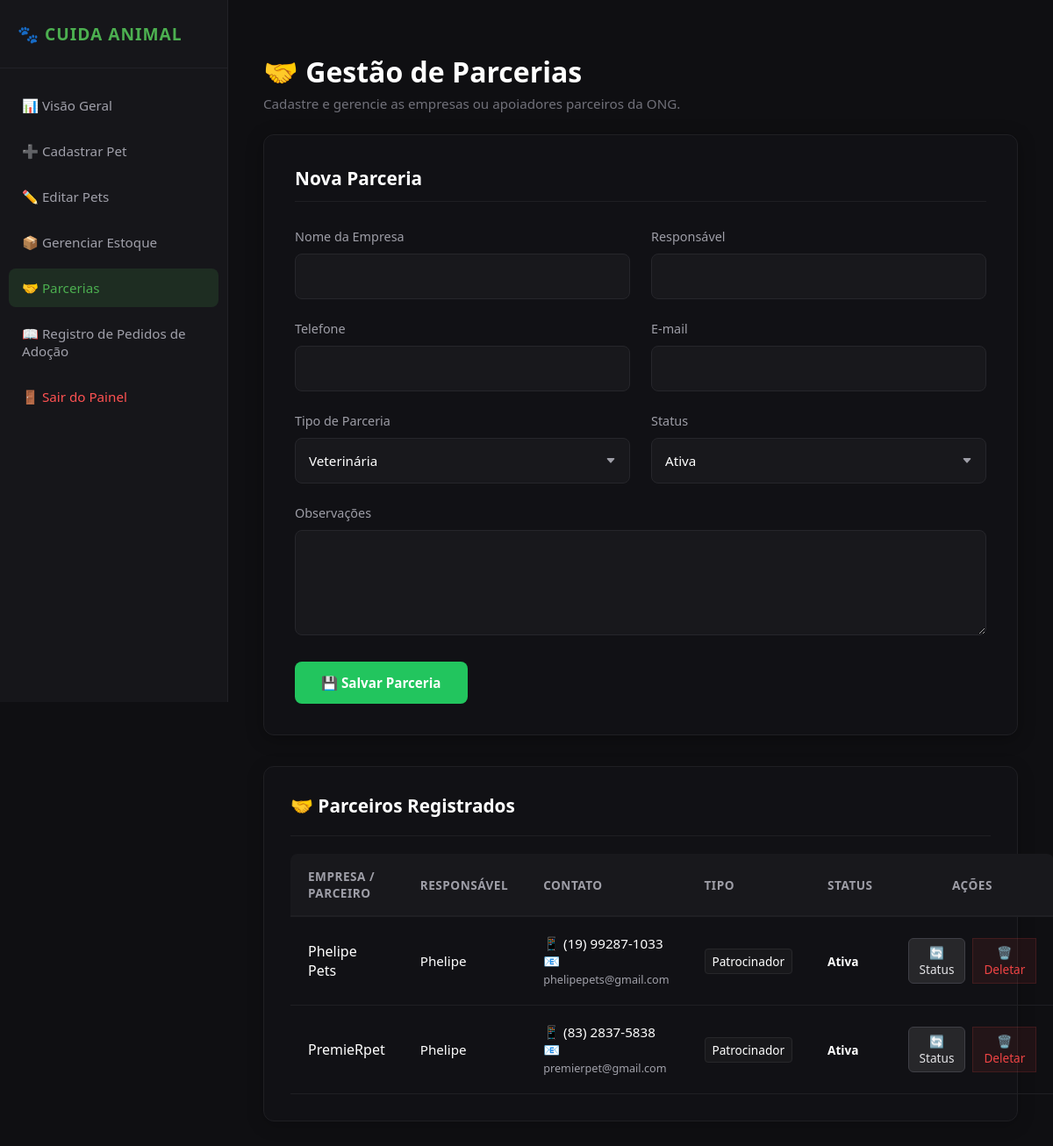
The page /parcerias-novo.php (signed in) on the database its author committed.
### tables this page shows
CREATE TABLE IF NOT EXISTS `tb_parcerias` (
  `id` int(11) NOT NULL AUTO_INCREMENT,
  `nome_empresa` varchar(150) NOT NULL,
  `responsavel` varchar(100) NOT NULL,
  `telefone` varchar(20) DEFAULT NULL,
  `email` varchar(150) DEFAULT NULL,
  `tipo_parceria` varchar(50) DEFAULT NULL,
  `observacoes` text DEFAULT NULL,
  `status_parceria` varchar(20) DEFAULT 'Ativa',
  `data_cadastro` datetime DEFAULT current_timestamp(),
  PRIMARY KEY (`id`)
);

### parcerias-novo.php (the view, shortened to what this page needs)
<?php
require_once 'backend/conexao.php';
try {
    $sql = "SELECT * FROM tb_parcerias ORDER BY id DESC";
    $stmt = $conexao->prepare($sql);
    $stmt->execute();
    $parcerias = $stmt->fetchAll(PDO::FETCH_ASSOC);
} catch (PDOException $erro) {
    error_log($erro->getMessage());
    $parcerias = [];
}
?>
<!DOCTYPE html>
<html lang="pt-BR">
<head>
    <link rel="stylesheet" href="assets/CSS/styale.css">
    <link rel="stylesheet" href="assets/CSS/estoque-lista.css">
    <link rel="stylesheet" href="assets/CSS/parcerias.css">
</head>
<body>
    <aside class="sidebar">
        <div class="sidebar-brand">🐾 Cuida Animal</div>
        <ul class="sidebar-menu">
            <li><a href="index.php">📊 Visão Geral</a></li>
            <li><a href="cadastrar.php">➕ Cadastrar Pet</a></li>
            <li><a href="editar.php">✏️ Editar Pets</a></li>
            <li><a href="gerenciar-estoque.php">📦 Gerenciar Estoque</a></li>
            <li><a href="parcerias-novo.php" class="active">🤝 Parcerias</a></li>
             <li><a href="registro-pedidos.php">📖 Registro de Pedidos de Adoção</a></li>
            <li><a href="sair.php" class="logout">🚪 Sair do Painel</a></li>
        </ul>
    </aside>
    <main class="main-content">
        <div class="header-dash">
            <h1>🤝 Gestão de Parcerias</h1>
            <p>Cadastre e gerencie as empresas ou apoiadores parceiros da ONG.</p>
        </div>
        <div class="parcerias-container">
            <h2>Nova Parceria</h2>
            <form action="backend/salvar-parcerias.php" method="POST">
                <div class="form-grid">
                    <div class="form-group">
                        <label>Nome da Empresa</label>
                        <input type="text" name="nome_empresa" required>
                    </div>
                    <div class="form-group">
                        <label>Responsável</label>
                        <input type="text" name="responsavel" required>
                    </div>
                    <div class="form-group">
                        <label>Telefone</label>
                        <input type="text" name="telefone">
                    </div>
                    <div class="form-group">
                        <label>E-mail</label>
                        <input type="email" name="email">
                    </div>
                    <div class="form-group">
                        <label>Tipo de Parceria</label>
                        <select name="tipo_parceria" required>
                            <option value="Veterinária">Veterinária</option>
                        </select>
                    </div>
                    <div class="form-group">
                        <label>Status</label>
                        <select name="status_parceria" required>
                            <option value="Ativa">Ativa</option>
                        </select>
                    </div>
                    <div class="form-group full-width">
                        <label>Observações</label>
                        <textarea name="observacoes"></textarea>
                    </div>
                </div>
                <div style="margin-top: 20px; display: flex; gap: 15px;">
                    <button type="submit" class="btn-salvar">
                        💾 Salvar Parceria
                    </button>
                </div>
            </form>
        </div>
        <div class="section-card" style="margin-top: 35px;">
            <div class="card-header-estoque" style="margin-bottom: 20px;">
                <h2>🤝 Parceiros Registrados</h2>
            </div>
            <table class="table-custom">
                <thead>
                    <tr>
                        <th>Empresa / Parceiro</th>
                        <th>Responsável</th>
                        <th>Contato</th>
                        <th>Tipo</th>
                        <th>Status</th>
                        <th style="text-align: center;">Ações</th>
                    </tr>
                </thead>
                <tbody>
                    <?php if (count($parcerias) > 0): ?>
                        <?php foreach ($parcerias as $p): ?>
                            <?php
                                $classe_status = 'status-ok';
                            ?>
                            <tr>
                                <td><strong><?php echo htmlspecialchars($p['nome_empresa']); ?></strong></td>
                                <td><?php echo htmlspecialchars($p['responsavel']); ?></td>
                                <td>
                                    📱 <?php echo htmlspecialchars($p['telefone']); ?><br>
                                    📧 <small style="color: #a1a1aa;"><?php echo htmlspecialchars($p['email']); ?></small>
                                </td>
                                <td>
                                    <span style="background: #18181b; padding: 4px 8px; border-radius: 4px; font-size: 0.85rem; border: 1px solid #27272a;">
                                        <?php echo htmlspecialchars($p['tipo_parceria']); ?>
                                    </span>
                                </td>
                                <td>
                                    <span class="status-badge <?php echo $classe_status; ?>">
                                        <?php echo htmlspecialchars($p['status_parceria']); ?>
                                    </span>
                                </td>
                                <td style="text-align: center;">
                                    <div style="display: flex; gap: 8px; justify-content: center; align-items: center;">
                                        <a href="backend/status-parceria.php?id=<?php echo $p['id']; ?>&atual=<?php echo $p['status_parceria']; ?>" class="btn-status-toggle" title="Mudar Status">🔄 Status</a>
                                        <a href="backend/deletar-parceria.php?id=<?php echo $p['id']; ?>" class="btn-delete" style="padding: 6px 12px; font-size: 0.85rem; text-decoration: none;" onclick="return confirm('Deseja realmente excluir esta parceria permanentemente?');">🗑️ Deletar</a>
                                    </div>
                                </td>
                            </tr>
                        <?php endforeach; ?>
                    <?php else: ?>
                        <tr>
                            <td colspan="6" style="text-align: center; color: #71717a; padding: 40px;">Nenhum parceiro cadastrado até o momento.</td>
                        </tr>
                    <?php endif; ?>
                </tbody>
            </table>
        </div>
    </main>
</body>
</html>

### assets/CSS/styale.css (style rules this page uses)
* { margin: 0; padding: 0; box-sizing: border-box; font-family: 'Segoe UI', Tahoma, Geneva, Verdana, sans-serif; }
body { background-color: #0f0f12; color: #f5f5f7; display: flex; min-height: 100vh; }
.sidebar { width: 260px; background-color: #16161a; border-right: 1px solid #222227; display: flex; flex-direction: column; position: fixed; height: 100vh; left: 0; top: 0; }
.sidebar-brand { padding: 25px 20px; font-size: 1.2rem; font-weight: bold; color: #4caf50; text-transform: uppercase; letter-spacing: 1px; border-bottom: 1px solid #222227; }
.sidebar-menu { list-style: none; padding: 20px 10px; display: flex; flex-direction: column; gap: 8px; }
.sidebar-menu a { color: #a0a0aa; text-decoration: none; display: flex; align-items: center; padding: 12px 15px; border-radius: 8px; font-size: 0.95rem; font-weight: 500; transition: all 0.3s ease; }
.sidebar-menu a:hover, .sidebar-menu a.active { background-color: rgba(76, 175, 80, 0.15); color: #4caf50; }
.sidebar-menu a.logout { margin-top: auto; color: #ff5252; }
.main-content { margin-left: 260px; flex: 1; padding: 40px; box-sizing: border-box; width: calc(100% - 260px); }
.header-dash, .metrics-grid, .section-card, .form-edit-container, .parcerias-container { width: 100%; max-width: 1200px; margin-left: auto !important; margin-right: auto !important; }
.header-dash { margin-bottom: 35px; }
.header-dash h1 { font-size: 2rem; font-weight: 600; color: #ffffff; }
.header-dash p { color: #71717a; font-size: 0.95rem; margin-top: 5px; }
.section-card { background-color: #16161a; border: 1px solid #222227; border-radius: 12px; padding: 25px; margin-bottom: 30px; }
.section-card h2 { font-size: 1.25rem; font-weight: 600; margin-bottom: 20px; color: #ffffff; display: flex; justify-content: space-between; align-items: center; }

### assets/CSS/estoque-lista.css (style rules this page uses)
.section-card { background-color: #111115; border: 1px solid #1f1f23; border-radius: 12px; padding: 30px; margin-top: 25px; box-shadow: 0 4px 20px rgba(0, 0, 0, 0.2); width: 100%; max-width: 1100px; box-sizing: border-box; }
.card-header-estoque { display: flex; justify-content: space-between; align-items: center; margin-bottom: 30px; border-bottom: 1px solid #1f1f23; padding-bottom: 20px; }
.card-header-estoque h2 { margin: 0; font-size: 1.3rem; color: #ffffff; font-weight: 600; display: flex; align-items: center; gap: 10px; }
.table-custom { width: 100%; border-collapse: separate; border-spacing: 0; margin-top: 10px; }
.table-custom th { background-color: #18181c; color: #9e9ea7; font-size: 0.85rem; font-weight: 600; text-transform: uppercase; letter-spacing: 0.5px; padding: 16px 20px; text-align: left; border-bottom: 2px solid #1f1f23; }
.table-custom th:first-child { border-top-left-radius: 8px; }
.table-custom th:last-child { border-top-right-radius: 8px; }
.table-custom td { color: #ffffff; font-size: 0.95rem; padding: 20px; border-bottom: 1px solid #1f1f23; vertical-align: middle; transition: background-color 0.2s ease; }
.table-custom td strong { color: #ffffff; font-weight: 500; font-size: 1rem; }
.btn-delete { background-color: rgba(239, 68, 68, 0.08); color: #ef4444; border: 1px solid rgba(239, 68, 68, 0.15); }

### rows shown on the page
tb_parcerias: nome_empresa "Phelipe Pets", responsavel "Phelipe", telefone "(19) 99287-1033", email "phelipepets@gmail.com", tipo_parceria "Patrocinador", status_parceria "Ativa"
tb_parcerias: nome_empresa "PremieRpet", responsavel "Phelipe", telefone "(83) 2837-5838", email "premierpet@gmail.com", tipo_parceria "Patrocinador", status_parceria "Ativa"
